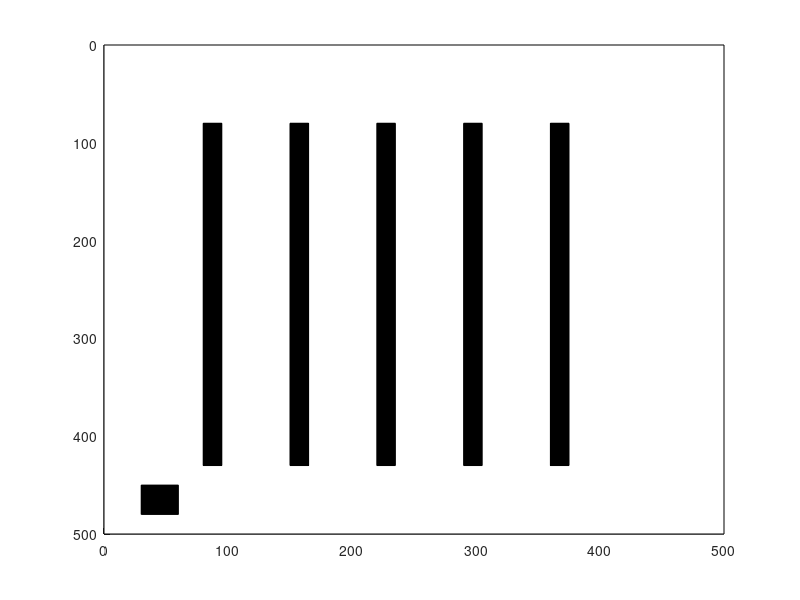

Recreate this plot in MATLAB. (Note: this script raises an error after producing the figure.)
function map = generarMapa1() 
% GENERARMAPA Genera un mapa logístico de 500x500 celdas
% Representa racks, estación de carga y pasillos para SLAM 

    % Dimensiones del mapa 
     N = 500; 
     M = 500; 
    
     % Crear figura oculta para dibujar y rasterizar 
     f = figure('Visible','off'); 
     ax = axes(f); 
     hold(ax, 'on'); 
     axis(ax, [0 N 0 M]); 
     axis(ax, 'ij'); % (0,0) esquina superior izquierda 
     
     % Fondo libre (blanco) 
     fill([0 N N 0], [0 0 M M], [1 1 1], 'Parent', ax); 
%---------------------------- 
% Racks verticales (ocupados) 
%---------------------------- 
     rackWidth = 15; 
     rackHeight = 350; 
     xStart = 80; spacing = 70; 
     for i = 0:4 
         xRack = xStart + i*spacing; 
         coords = [xRack, 80; 
                   xRack+rackWidth, 80;
                   xRack+rackWidth, 80+rackHeight; 
                   xRack, 80+rackHeight]; 
         fill(coords(:,1), coords(:,2), [0 0 0], 'Parent', ax); 
     end 
 %---------------------------- 
 % Estación de carga 
 %----------------------------
      station = [30, 450; 
                 60, 450; 
                 60, 480; 
                 30, 480]; 
      fill(station(:,1), station(:,2), [0 0 0], 'Parent', ax); 
      
 %---------------------------- 
 % Pasillos libres (ya son blancos por defecto) 
 %---------------------------- 
 %---------------------------- 
 % Rasterizar imagen 
 %---------------------------- 
     frame = getframe(ax); 
     img = rgb2gray(frame.cdata); 
     img = imresize(img, [M N]); 
     
 % Binarizar: fondo blanco (255) → 1 libre, negro (0) → 0 ocupado 
     map = ~imbinarize(img); 
 %----------------------------
 %  % Visualización del mapa 
 %---------------------------- 
    figure; 
    hold on; 
    image(100*map); 
    colormap(sky(100)); 
    axis([0 N 0 M]); 
    xlabel('X'); ylabel('Y'); 
    title('Mapa del Entorno Logístico (SLAM)'); 
end